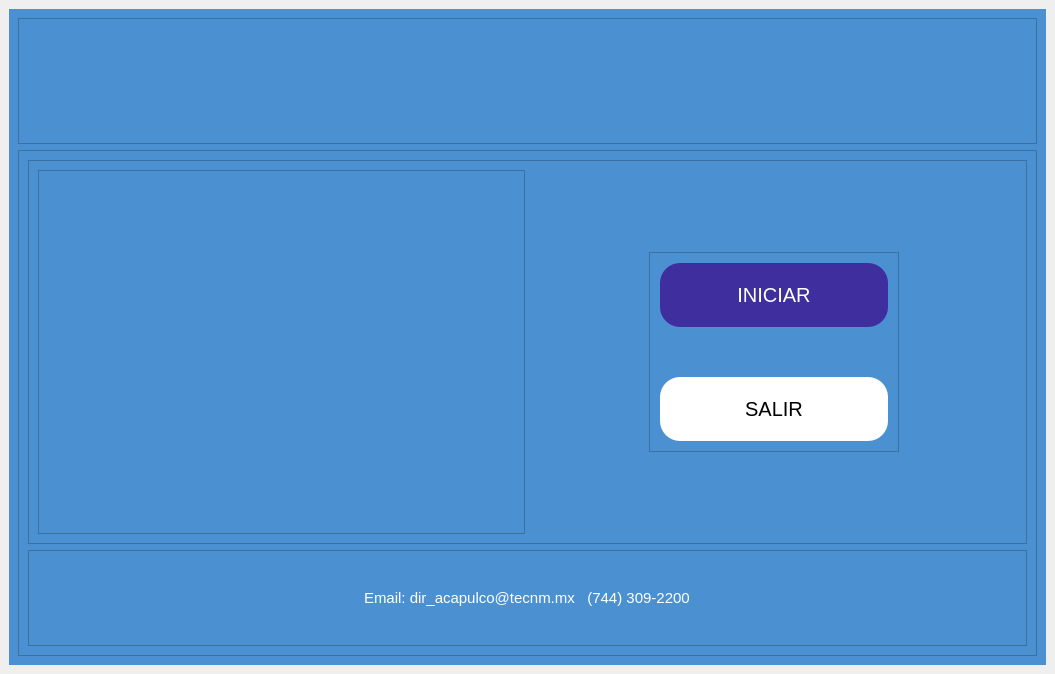
<?xml version="1.0" encoding="UTF-8"?>
<ui version="4.0">
 <class>MainWindow</class>
 <widget class="QMainWindow" name="MainWindow">
  <property name="geometry">
   <rect>
    <x>0</x>
    <y>0</y>
    <width>1055</width>
    <height>674</height>
   </rect>
  </property>
  <property name="windowTitle">
   <string>MainWindow</string>
  </property>
  <widget class="QWidget" name="centralwidget">
   <layout class="QVBoxLayout" name="verticalLayout">
    <item>
     <widget class="QWidget" name="widget" native="true">
      <property name="styleSheet">
       <string notr="true">QWidget{
background-color:rgb(75,145,210);
}</string>
      </property>
      <layout class="QVBoxLayout" name="verticalLayout_2" stretch="20,80">
       <item>
        <widget class="QFrame" name="frame">
         <property name="frameShape">
          <enum>QFrame::StyledPanel</enum>
         </property>
         <property name="frameShadow">
          <enum>QFrame::Raised</enum>
         </property>
         <layout class="QHBoxLayout" name="horizontalLayout_2">
          <property name="spacing">
           <number>0</number>
          </property>
          <property name="leftMargin">
           <number>0</number>
          </property>
          <property name="topMargin">
           <number>0</number>
          </property>
          <property name="rightMargin">
           <number>0</number>
          </property>
          <property name="bottomMargin">
           <number>0</number>
          </property>
          <item>
           <widget class="QLabel" name="label">
            <property name="text">
             <string/>
            </property>
            <property name="pixmap">
             <pixmap>Icono_Proyecto/image 34.png</pixmap>
            </property>
            <property name="scaledContents">
             <bool>true</bool>
            </property>
           </widget>
          </item>
         </layout>
        </widget>
       </item>
       <item>
        <widget class="QFrame" name="frame_2">
         <property name="styleSheet">
          <string notr="true"/>
         </property>
         <property name="frameShape">
          <enum>QFrame::StyledPanel</enum>
         </property>
         <property name="frameShadow">
          <enum>QFrame::Raised</enum>
         </property>
         <layout class="QVBoxLayout" name="verticalLayout_3" stretch="80,20">
          <item>
           <widget class="QFrame" name="frame_4">
            <property name="frameShape">
             <enum>QFrame::StyledPanel</enum>
            </property>
            <property name="frameShadow">
             <enum>QFrame::Raised</enum>
            </property>
            <layout class="QHBoxLayout" name="horizontalLayout">
             <item>
              <widget class="QFrame" name="frame_5">
               <property name="frameShape">
                <enum>QFrame::StyledPanel</enum>
               </property>
               <property name="frameShadow">
                <enum>QFrame::Raised</enum>
               </property>
               <layout class="QHBoxLayout" name="horizontalLayout_4">
                <item>
                 <widget class="QLabel" name="label_3">
                  <property name="text">
                   <string/>
                  </property>
                  <property name="pixmap">
                   <pixmap>Icono_Proyecto/Facturitec_logo_transparent 1.png</pixmap>
                  </property>
                  <property name="scaledContents">
                   <bool>true</bool>
                  </property>
                 </widget>
                </item>
               </layout>
              </widget>
             </item>
             <item alignment="Qt::AlignHCenter|Qt::AlignVCenter">
              <widget class="QFrame" name="frame_6">
               <property name="minimumSize">
                <size>
                 <width>250</width>
                 <height>0</height>
                </size>
               </property>
               <property name="styleSheet">
                <string notr="true">QPushButton{
padding: 20px;
border-radius: 20px;
background-color: none;
font-size: 20px;
font-family: arial;
}
</string>
               </property>
               <property name="frameShape">
                <enum>QFrame::StyledPanel</enum>
               </property>
               <property name="frameShadow">
                <enum>QFrame::Raised</enum>
               </property>
               <layout class="QVBoxLayout" name="verticalLayout_4">
                <property name="spacing">
                 <number>50</number>
                </property>
                <property name="leftMargin">
                 <number>10</number>
                </property>
                <property name="topMargin">
                 <number>10</number>
                </property>
                <property name="rightMargin">
                 <number>10</number>
                </property>
                <property name="bottomMargin">
                 <number>10</number>
                </property>
                <item>
                 <widget class="QPushButton" name="pushButton_IniciarApp">
                  <property name="maximumSize">
                   <size>
                    <width>16777215</width>
                    <height>16777215</height>
                   </size>
                  </property>
                  <property name="styleSheet">
                   <string notr="true">QPushButton{
background-color: rgb(62,46,158);
color:white;
}
QPushButton:hover{
background-color: rgb(72,56,168);
border:1px solid black;
}

</string>
                  </property>
                  <property name="text">
                   <string>INICIAR</string>
                  </property>
                 </widget>
                </item>
                <item>
                 <widget class="QPushButton" name="pushButton_SalirBienvenida">
                  <property name="maximumSize">
                   <size>
                    <width>400</width>
                    <height>16777215</height>
                   </size>
                  </property>
                  <property name="styleSheet">
                   <string notr="true">QPushButton{
background-color: rgb(255,255,255);
color:black;
}
QPushButton:hover{
background-color:rgb(240,240,240);
border:1px solid black;
}</string>
                  </property>
                  <property name="text">
                   <string>SALIR</string>
                  </property>
                 </widget>
                </item>
               </layout>
              </widget>
             </item>
            </layout>
           </widget>
          </item>
          <item>
           <widget class="QFrame" name="frame_3">
            <property name="styleSheet">
             <string notr="true">QLabel{
font-family:arial;
font-size: 15px;
color:white;
}</string>
            </property>
            <property name="frameShape">
             <enum>QFrame::StyledPanel</enum>
            </property>
            <property name="frameShadow">
             <enum>QFrame::Raised</enum>
            </property>
            <layout class="QHBoxLayout" name="horizontalLayout_3">
             <item alignment="Qt::AlignHCenter">
              <widget class="QLabel" name="label_2">
               <property name="text">
                <string>Email: dir_acapulco@tecnm.mx   (744) 309-2200</string>
               </property>
              </widget>
             </item>
            </layout>
           </widget>
          </item>
         </layout>
        </widget>
       </item>
      </layout>
     </widget>
    </item>
   </layout>
  </widget>
 </widget>
 <resources/>
 <connections/>
</ui>
